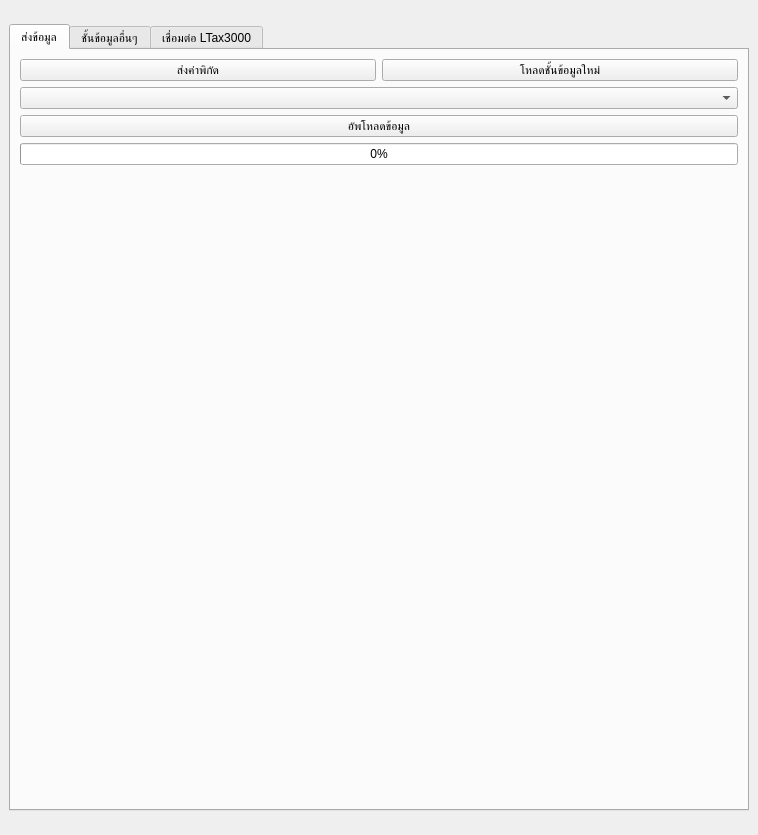
<?xml version="1.0" encoding="UTF-8"?>
<ui version="4.0">
 <class>LTaxGISDockWidgetBase</class>
 <widget class="QDockWidget" name="LTaxGISDockWidgetBase">
  <property name="geometry">
   <rect>
    <x>0</x>
    <y>0</y>
    <width>758</width>
    <height>835</height>
   </rect>
  </property>
  <property name="floating">
   <bool>false</bool>
  </property>
  <property name="windowTitle">
   <string>LTax4Cloud</string>
  </property>
  <widget class="QWidget" name="dockWidgetContents">
   <layout class="QVBoxLayout" name="verticalLayout">
    <item>
     <widget class="QTabWidget" name="tabWidget">
      <property name="maximumSize">
       <size>
        <width>1617</width>
        <height>787</height>
       </size>
      </property>
      <property name="currentIndex">
       <number>0</number>
      </property>
      <widget class="QWidget" name="tab">
       <attribute name="title">
        <string>ส่งข้อมูล</string>
       </attribute>
       <layout class="QVBoxLayout" name="verticalLayout_2">
        <item>
         <layout class="QHBoxLayout" name="horizontalLayout_3">
          <item>
           <widget class="QPushButton" name="boundBtn">
            <property name="text">
             <string>ส่งค่าพิกัด</string>
            </property>
           </widget>
          </item>
          <item>
           <widget class="QPushButton" name="reloadBtn">
            <property name="text">
             <string>โหลดชั้นข้อมูลใหม่</string>
            </property>
           </widget>
          </item>
         </layout>
        </item>
        <item>
         <widget class="QComboBox" name="comboBox"/>
        </item>
        <item>
         <widget class="QPushButton" name="uploadBtn">
          <property name="text">
           <string>อัพโหลดข้อมูล</string>
          </property>
         </widget>
        </item>
        <item>
         <widget class="QProgressBar" name="progressBar">
          <property name="value">
           <number>0</number>
          </property>
          <property name="textVisible">
           <bool>true</bool>
          </property>
         </widget>
        </item>
        <item>
         <spacer name="verticalSpacer_2">
          <property name="orientation">
           <enum>Qt::Vertical</enum>
          </property>
          <property name="sizeHint" stdset="0">
           <size>
            <width>20</width>
            <height>40</height>
           </size>
          </property>
         </spacer>
        </item>
       </layout>
      </widget>
      <widget class="QWidget" name="tab_3">
       <attribute name="title">
        <string>ชั้นข้อมูลอื่นๆ</string>
       </attribute>
       <layout class="QVBoxLayout" name="verticalLayout_4">
        <item>
         <layout class="QHBoxLayout" name="horizontalLayout_5">
          <item>
           <widget class="QComboBox" name="comboBox_2"/>
          </item>
          <item>
           <widget class="QPushButton" name="reloadBtn_2">
            <property name="text">
             <string>เพิ่มชั้นข้อมูล</string>
            </property>
           </widget>
          </item>
         </layout>
        </item>
        <item>
         <spacer name="verticalSpacer_4">
          <property name="orientation">
           <enum>Qt::Vertical</enum>
          </property>
          <property name="sizeHint" stdset="0">
           <size>
            <width>20</width>
            <height>696</height>
           </size>
          </property>
         </spacer>
        </item>
       </layout>
      </widget>
      <widget class="QWidget" name="tab_2">
       <attribute name="title">
        <string>เชื่อมต่อ LTax3000</string>
       </attribute>
       <layout class="QVBoxLayout" name="verticalLayout_3">
        <item>
         <layout class="QHBoxLayout" name="horizontalLayout_4">
          <item>
           <widget class="QLabel" name="label_6">
            <property name="font">
             <font>
              <family>MS Sans Serif</family>
              <pointsize>10</pointsize>
              <weight>75</weight>
              <bold>true</bold>
             </font>
            </property>
            <property name="layoutDirection">
             <enum>Qt::RightToLeft</enum>
            </property>
            <property name="text">
             <string>รหัส ::</string>
            </property>
           </widget>
          </item>
          <item>
           <widget class="QLineEdit" name="secret">
            <property name="text">
             <string/>
            </property>
           </widget>
          </item>
         </layout>
        </item>
        <item>
         <layout class="QHBoxLayout" name="horizontalLayout">
          <item>
           <widget class="QLabel" name="label">
            <property name="font">
             <font>
              <pointsize>10</pointsize>
              <weight>50</weight>
              <bold>false</bold>
             </font>
            </property>
            <property name="layoutDirection">
             <enum>Qt::RightToLeft</enum>
            </property>
            <property name="text">
             <string>username ::</string>
            </property>
           </widget>
          </item>
          <item>
           <widget class="QLineEdit" name="username">
            <property name="text">
             <string>admin</string>
            </property>
           </widget>
          </item>
         </layout>
        </item>
        <item>
         <layout class="QFormLayout" name="formLayout">
          <property name="fieldGrowthPolicy">
           <enum>QFormLayout::AllNonFixedFieldsGrow</enum>
          </property>
          <item row="0" column="0">
           <widget class="QLabel" name="label_2">
            <property name="font">
             <font>
              <pointsize>10</pointsize>
              <weight>50</weight>
              <bold>false</bold>
             </font>
            </property>
            <property name="layoutDirection">
             <enum>Qt::RightToLeft</enum>
            </property>
            <property name="text">
             <string>Password ::</string>
            </property>
           </widget>
          </item>
          <item row="0" column="1">
           <widget class="QLineEdit" name="password">
            <property name="text">
             <string>adminltax</string>
            </property>
            <property name="echoMode">
             <enum>QLineEdit::Password</enum>
            </property>
           </widget>
          </item>
         </layout>
        </item>
        <item>
         <layout class="QHBoxLayout" name="horizontalLayout_2">
          <item>
           <widget class="QPushButton" name="loginBtn">
            <property name="text">
             <string>เข้าสู่ระบบ</string>
            </property>
           </widget>
          </item>
          <item>
           <widget class="QPushButton" name="logoutBtn">
            <property name="enabled">
             <bool>true</bool>
            </property>
            <property name="text">
             <string>ออกจากระบบ</string>
            </property>
           </widget>
          </item>
         </layout>
        </item>
        <item>
         <spacer name="verticalSpacer_3">
          <property name="orientation">
           <enum>Qt::Vertical</enum>
          </property>
          <property name="sizeHint" stdset="0">
           <size>
            <width>20</width>
            <height>40</height>
           </size>
          </property>
         </spacer>
        </item>
       </layout>
      </widget>
     </widget>
    </item>
   </layout>
  </widget>
 </widget>
 <resources/>
 <connections/>
</ui>
